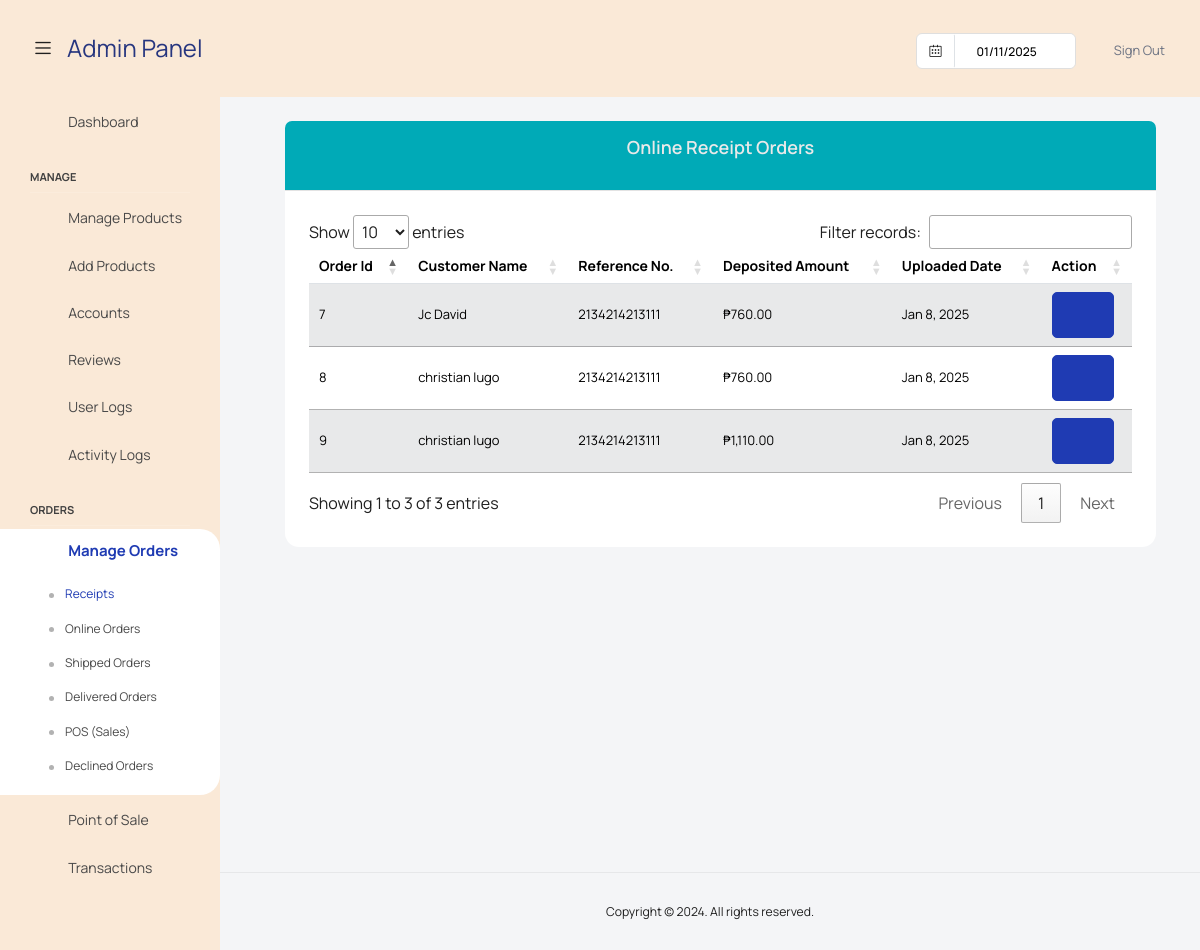
The app's page /admin/tableReceipts.php (signed in) with its own data.
### tables this page shows
CREATE TABLE `tbl_receipt` (
  `receipt_id` int(11) NOT NULL,
  `user_id` int(11) NOT NULL,
  `order_id` int(11) NOT NULL,
  `receipt_img` varchar(255) DEFAULT NULL,
  `receipt_number` varchar(50) NOT NULL,
  `deposit_amount` float NOT NULL,
  `uploaded_date` datetime NOT NULL
);

### admin/tableReceipts.php (the view, shortened to what this page needs)
<!DOCTYPE html>
<html lang="en">
  <head>
    <link href="../plugins/dataTables.bootstrap5.min.css" rel="stylesheet" />
     <link rel="stylesheet" href="https://cdn.datatables.net/1.13.5/css/jquery.dataTables.min.css">
  </head>
  <body>
  <div class="container-scroller">
      <?php require_once("./navbar.php"); ?>
      <div class="container-fluid page-body-wrapper">
        <?php require_once("./sidebar.php"); ?>
        <div class="main-panel">
          <div class="content-wrapper">
            <div class="row">
            <div class="container-fluid px-4">
                  <div class="card mb-5">
                    <div class="card-header bg-info pt-3">
                        <div class="text-center">
                            <p class="card-title text-light">Online Receipt Orders
                        </div>
                    </div>
                    <div class="card-body table-responsive">
                      <table id="productTable" class="table table-striped nowrap" style="width:100%">
                        <thead>
                          <tr>
                              <th>Order Id</th>
                              <th>Customer Name</th>
                              <th>Reference No.</th>
                              <th>Deposited Amount</th>
                              <th>Uploaded Date</th>
                              <th>Action</th>
                          </tr>
                        </thead>
                        <tbody>
                          <?php
                            $query = "SELECT tr.*, CONCAT(td.first_name, ' ', td.last_name) as full_name, td.contact_no
                            FROM tbl_receipt tr
                            INNER JOIN users td ON td.user_id = tr.user_id
                            WHERE isAdmin = 0";
                            $stmt = $conn->prepare($query);
                            $stmt->execute();
                            $result = $stmt->get_result();
                              while ($data = $result->fetch_assoc()) {
                                $dateObject = new DateTime($data["uploaded_date"]);
                                $formattedDate = $dateObject->format('M j, Y');
                          ?>
                          <tr>
                            <td><?php echo $data['receipt_id'];?></td>
                            <td><?php echo $data['full_name'];?></td>
                            <td><?php echo $data["receipt_number"]; ?></td>
                            <td>₱<?php echo number_format($data["deposit_amount"], 2); ?></td>
                            <td><?php echo $formattedDate; ?></td>
                            <td>
                                <button type="button" class="btn btn-primary" id="<?php echo $data["receipt_id"] ?>"  data-bs-toggle="modal"
                                data-bs-target="#receiptDetails<?php echo $data["receipt_id"] ?>" data-bs-whatever="@getbootstrap">
                                  <i class="fa-solid fa-eye" style="color: #fcfcfc;"></i>
                                </button>
                            </td>
                          </tr>
                            </div>
                          <?php
                            }
                          ?>
                    </div>
                  </div>
            </div>
            </div>
          <footer class="footer">
            <div class="d-sm-flex justify-content-center justify-content-sm-center">
              <span class="float-none float-sm-end d-block mt-1 mt-sm-0 text-center">Copyright © 2024. All rights reserved.</span>
            </div>
          </footer>
    <link rel="stylesheet" href="../styles/dataTables.min.css">
  </body>
</html>

### records on screen
tbl_receipt: receipt_id "7", full_name "Jc David", receipt_number "2134214213111", deposit_amount "760.00", uploaded_date "Jan 8, 2025"
tbl_receipt: receipt_id "8", full_name "christian lugo", receipt_number "2134214213111", deposit_amount "760.00", uploaded_date "Jan 8, 2025"
tbl_receipt: receipt_id "9", full_name "christian lugo", receipt_number "2134214213111", deposit_amount "1,110.00", uploaded_date "Jan 8, 2025"
